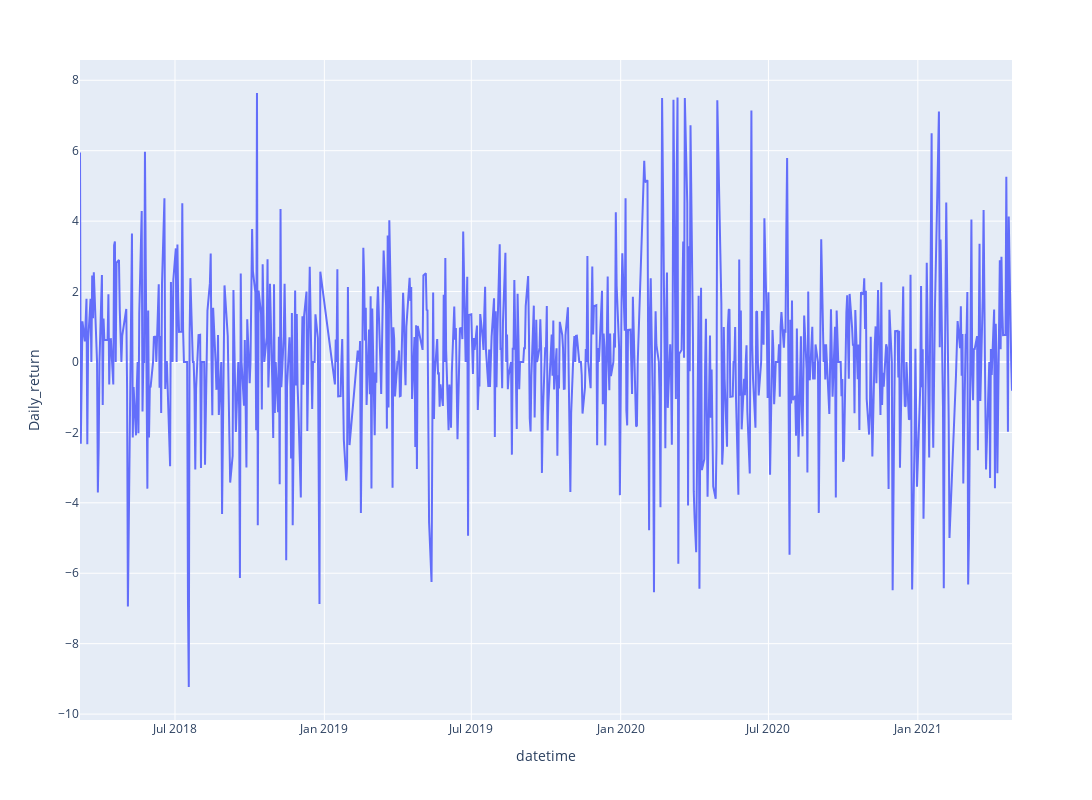

The code cell stored with this chart in its notebook:
### Code cell
fig = go.Figure()
px.line(df, x='datetime', y='Daily_return', labels={'x':'Date', 'y':'Daily_Return_%'},width=1200,    height=800)

### Figure 1 — Plotly figure (JSON) as saved in the notebook; plotly's stock layout.template omitted (floating-point values rounded to 4 significant figures; data arrays with more than 128 entries replaced by an {"elided": "..."} marker saying what was removed)
{"data": [{"hovertemplate": "datetime=%{x}<br>Daily_return=%{y}<extra></extra>", "legendgroup": "", "line": {"color": "#636efa", "dash": "solid"}, "mode": "lines", "name": "", "orientation": "v", "showlegend": false, "type": "scatter", "x": {"elided": "779 str values"}, "xaxis": "x", "y": {"elided": "779 float values"}, "yaxis": "y"}], "layout": {"height": 800, "legend": {"tracegroupgap": 0}, "margin": {"t": 60}, "width": 1200, "xaxis": {"anchor": "y", "domain": [0, 1], "title": {"text": "datetime"}}, "yaxis": {"anchor": "x", "domain": [0, 1], "title": {"text": "Daily_return"}}}}
